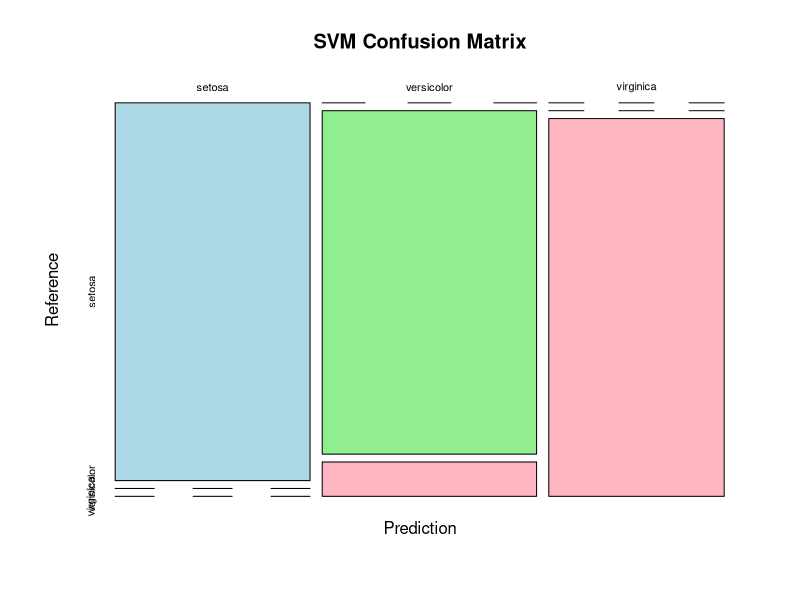
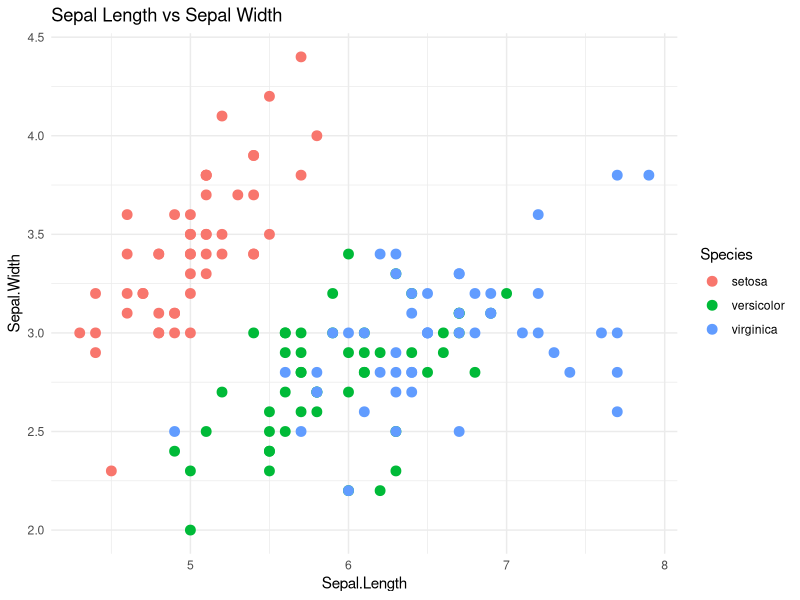

Recreate these plots in R, in order.
# Title: SVM Classification on Iris Dataset
# Description: This script loads the Iris dataset, trains an SVM model,
# evaluates performance using confusion matrix and accuracy, and saves output images.

# Load required libraries
if (!require("e1071")) install.packages("e1071", dependencies=TRUE)
if (!require("caret")) install.packages("caret", dependencies=TRUE)
if (!require("ggplot2")) install.packages("ggplot2", dependencies=TRUE)

library(e1071)
library(caret)
library(ggplot2)

# Load Iris dataset
data(iris)

# Set seed for reproducibility
set.seed(123)

# Split data into training and test sets (80/20)
trainIndex <- createDataPartition(iris$Species, p = 0.8, list = FALSE)
trainData <- iris[trainIndex, ]
testData <- iris[-trainIndex, ]

# Train SVM model
svm_model <- svm(Species ~ ., data = trainData, kernel = "linear")

# Predict on test data
predictions <- predict(svm_model, testData)

# Evaluate the model
conf_matrix <- confusionMatrix(predictions, testData$Species)
print(conf_matrix)

# Save confusion matrix plot
png("svm_confusion_matrix.png")
plot(conf_matrix$table, main="SVM Confusion Matrix", col = c("lightblue", "lightgreen", "lightpink"))
dev.off()

# Save accuracy as text
accuracy <- conf_matrix$overall["Accuracy"]
write(paste("Accuracy:", round(accuracy, 4)), file = "svm_accuracy.txt")

# Save a sample plot (e.g., Sepal Length vs Width colored by species)
plot_path <- "svm_feature_plot.png"
png(plot_path)
ggplot(iris, aes(x = Sepal.Length, y = Sepal.Width, color = Species)) +
  geom_point(size = 3) +
  ggtitle("Sepal Length vs Sepal Width") +
  theme_minimal()
dev.off()

cat("Script completed. Accuracy, confusion matrix, and plots saved.\n")
